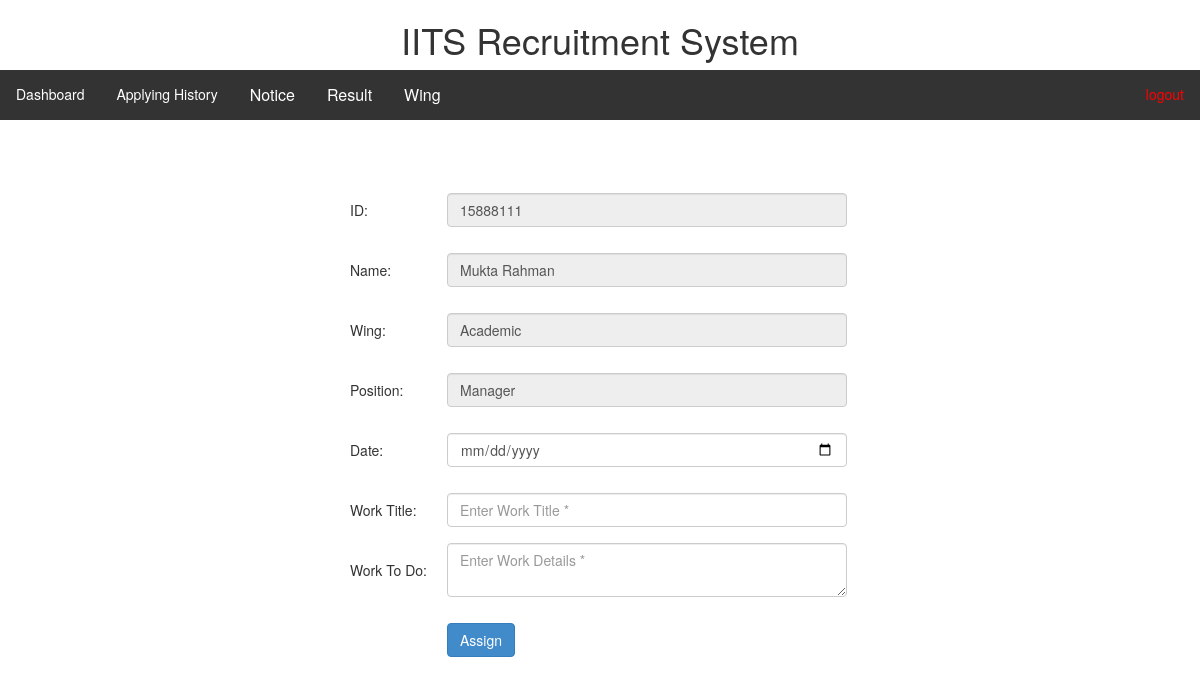
/asign.php?id=62 (signed in), run on the app's committed database.
### tables this page shows
CREATE TABLE `applyform` (
  `ID` int(11) NOT NULL,
  `password` varchar(255) NOT NULL,
  `position` varchar(500) NOT NULL,
  `name` varchar(500) NOT NULL,
  `dept-id` int(11) NOT NULL,
  `Program` varchar(500) NOT NULL,
  `wing` varchar(1200) NOT NULL,
  `CGPA` float NOT NULL,
  `Address` varchar(500) NOT NULL,
  `Contact` int(11) NOT NULL,
  `E-mail` varchar(500) NOT NULL,
  `Facebook` varchar(500) NOT NULL,
  `association` varchar(500) NOT NULL,
  `Experience` varchar(500) NOT NULL,
  `choosing-position` varchar(500) NOT NULL,
  `serve` varchar(500) NOT NULL,
  `selected` tinyint(1) DEFAULT NULL,
  `imgdir` varchar(200) NOT NULL
);

### asign.php (the view, shortened to what this page needs)
<?php
include 'dbcon.php';
$id=$_GET['id'];
$sql = "SELECT * FROM `applyform` where `id`='$id'";
$qry=mysqli_query($connection, $sql);
if (mysqli_num_rows($qry) > 0) {
        	$row = mysqli_fetch_assoc($qry);
        }
include('header/admin-header.php');
?>
<div style="width: 600px; margin: 0 auto; padding: 30px; margin-top: 30px">
	<form action="" method="GET">
		<table>
			<tr>
				<td style="padding: 20px;">
					ID:
				</td>
				<td>
					<input type="text" class="form-control" value="<?php echo $row['dept-id']?>" name="stuid" readonly="true" required>
				</td>
			</tr>
			<tr>
				<td style="padding: 20px;">
					Name:
				</td>
				<td>
					<input type="text" class="form-control" value="<?php echo $row['name']?>" name="name" readonly="true" required>
				</td>
			</tr>
			<tr>
				<td style="padding: 20px;">
					Wing:
				</td>
				<td>
					<input type="text" class="form-control" value="<?php echo $row['wing']?>" name="wing" readonly="true"  required>
				</td>
			</tr>
			<tr>
				<td style="padding: 20px;">
					Position:
				</td>
				<td>
					<input type="text" class="form-control" value="<?php echo $row['position']?>" name="position" readonly="true" required>
				</td>
			</tr>
			<tr>
				<td style="padding: 20px;">
					Date:
				</td>
				<td>
					<input type="date" class="form-control" name="date" required>
				</td>
			</tr>
			<tr>
				<td style="padding: 20px;">
					Work Title:
				</td>
				<td>
					<input style="width: 400px" type="text" class="form-control" name="work_name" placeholder="Enter Work Title *" required>
				</td>
			</tr>
			<tr>
				<td style="padding: 20px;">
					Work To Do:
				</td>
				<td>
					<textarea type="text" class="form-control" name="work" placeholder="Enter Work Details *" required></textarea>
				</td>
			</tr>
			<tr>
				<td style="padding: 40px;" >
				</td>
				<td>
					<input type="submit" name="submit" value="Assign" class="btn btn-primary">
				</td>
			</tr>
		</table>
	</form>
</div>

### data on the page
applyform: stuid "15888111", name "Mukta Rahman", wing "Academic", position "Manager"
